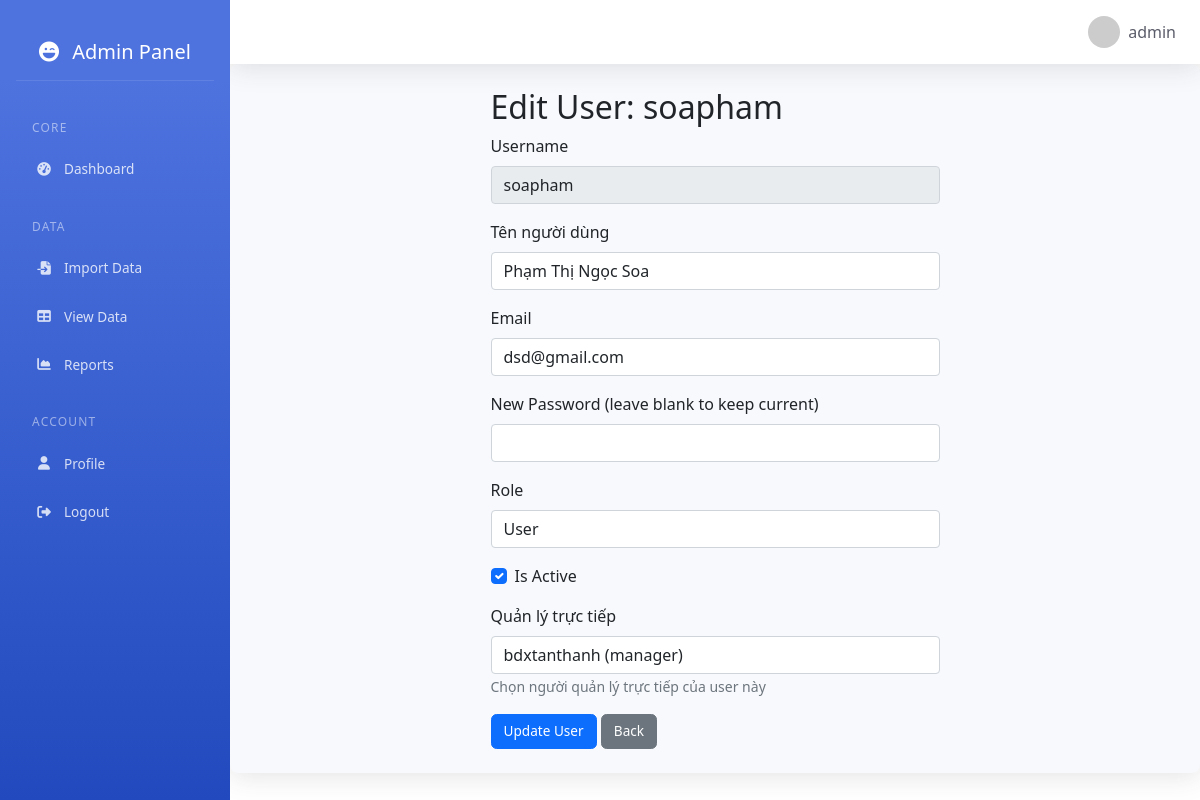
/admin/user/3 (signed in), run on the app's committed database.
### app.py (models this page shows, shortened)
class User(db.Model):
    id = db.Column(db.Integer, primary_key=True)
    username = db.Column(db.String(80), unique=True, nullable=False)
    full_name = db.Column(db.String(100))  # Thêm trường Tên người dùng
    email = db.Column(db.String(120), unique=True, nullable=False)
    password_hash = db.Column(db.String(120), nullable=False)
    role = db.Column(db.String(20), default='user')  # Đảm bảo column này tồn tại
    is_active = db.Column(db.Boolean, default=True)
    manager_id = db.Column(db.Integer, db.ForeignKey('user.id'), nullable=True)
    subordinates = db.relationship('User',
                                 backref=db.backref('manager', remote_side=[id]),
                                 lazy='dynamic',
                                 foreign_keys=[manager_id])
    @property
    def is_admin(self):
        return self.role == 'admin'

### app.py (the view, shortened to what this page needs)
@app.route('/admin/user/<int:user_id>', methods=['GET', 'POST'])
@admin_required
def admin_edit_user(user_id):
    user = User.query.get_or_404(user_id)
    current_user = User.query.filter_by(username=session['username']).first()
    managers = User.query.filter(
        User.role.in_(['admin', 'manager']),
        User.id != user_id
    ).all()
    return render_template('admin/edit_user.html',
                         user=user,
                         current_user=current_user,
                         managers=managers)

### app.py (called while the page is built)
def admin_required(f):
    @wraps(f)
    def decorated_function(*args, **kwargs):
        if 'username' not in session:
            return redirect(url_for('login'))
        user = User.query.filter_by(username=session['username']).first()
        if not user or not user.is_admin:
            abort(403)  # Forbidden
        return f(*args, **kwargs)
    return decorated_function

@app.context_processor
def utility_processor():
    return {
        'datetime': datetime
    }

### templates/admin/edit_user.html (shortened to what this page needs)
{% extends "base.html" %}
{% block content %}
    <div class="row">
        <div class="col-md-6 offset-md-3">
            <h2>Edit User: {{ user.username }}</h2>
            <form method="POST">
                <div class="mb-3">
                    <label class="form-label">Username</label>
                    <input type="text" value="{{ user.username }}" class="form-control" disabled>
                </div>
                <div class="mb-3">
                    <label class="form-label">Tên người dùng</label>
                    <input type="text" name="full_name" value="{{ user.full_name if user.full_name else '' }}" class="form-control" placeholder="Nhập tên đầy đủ">
                </div>
                <div class="mb-3">
                    <label class="form-label">Email</label>
                    <input type="email" name="email" value="{{ user.email }}" class="form-control" required>
                </div>
                <div class="mb-3">
                    <label class="form-label">New Password (leave blank to keep current)</label>
                    <input type="password" name="new_password" class="form-control">
                </div>
                <div class="mb-3">
                    <label class="form-label">Role</label>
                    <select name="role" class="form-control" required>
                        <option value="user" {% if user.role == 'user' %}selected{% endif %}>User</option>
                    </select>
                </div>
                <div class="mb-3 form-check">
                    <input type="checkbox" name="is_active" class="form-check-input" {% if user.is_active %}checked{% endif %}>
                    <label class="form-check-label">Is Active</label>
                </div>
                {% if user.role != 'admin' %}
                <div class="mb-3" id="manager-field">
                    <label class="form-label">Quản lý trực tiếp</label>
                    <select name="manager_id" class="form-control">
                        {% for manager in managers %}
                        {% if manager.id != user.id %}
                        <option value="{{ manager.id }}" {% if user.manager_id == manager.id %}selected{% endif %}>
                            {{ manager.username }} ({{ manager.role }})
                        </option>
                        {% endif %}
                        {% endfor %}
                    </select>
                    <small class="form-text text-muted">Chọn người quản lý trực tiếp của user này</small>
                </div>
                {% endif %}
                <button type="submit" class="btn btn-primary">Update User</button>
                <a href="{{ url_for('admin_dashboard') }}" class="btn btn-secondary">Back</a>
            </form>
        </div>
    </div>
{% endblock %}

### templates/base.html (style rules this page uses)
:root { --primary-color: #4e73df; --secondary-color: #858796; --success-color: #1cc88a; --info-color: #36b9cc; --warning-color: #f6c23e; --danger-color: #e74a3b; --light-color: #f8f9fc; --dark-color: #5a5c69; }
.btn { font-size: 0.85rem; padding: 0.375rem 0.75rem; border-radius: 0.35rem; font-weight: 500; }

### data on the page
User: username "soapham", full_name "Phạm Thị Ngọc Soa", email "dsd@gmail.com", role "User", is_active "☑", manager_id "bdxtanthanh (manager)"

### other printed values
{{ session['username'] }} "admin"
